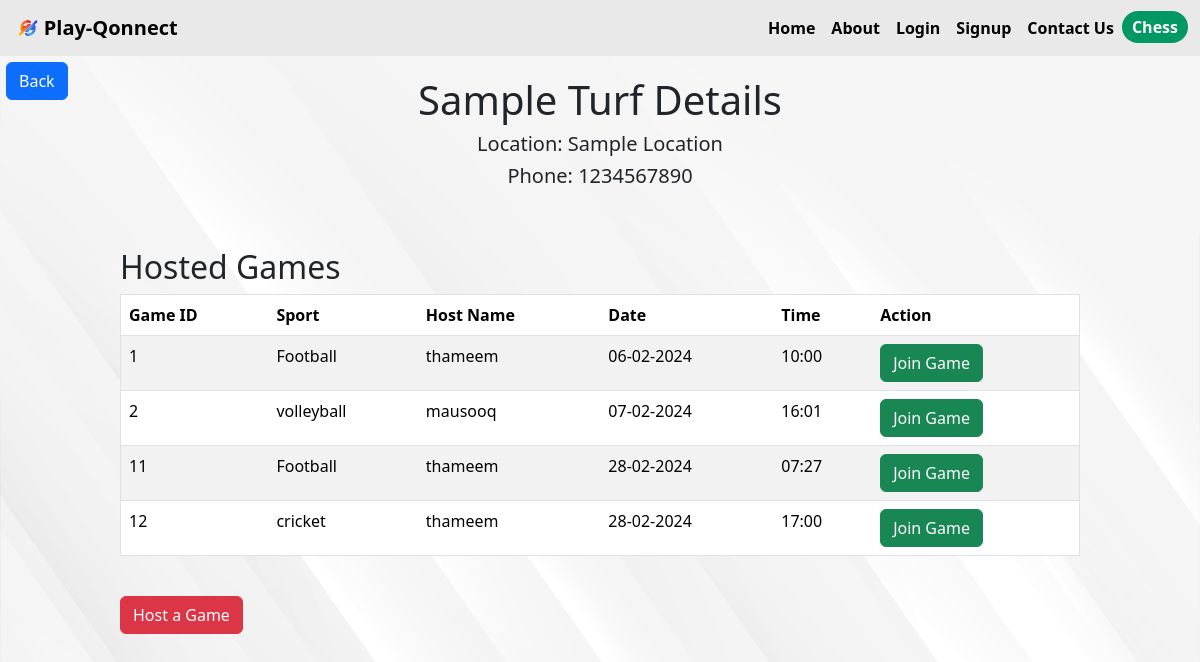
Screenshot of /turf/1 (signed in) with the database file from the repository.
### app.py (models this page shows)
class Turf(db.Model):
    id = db.Column(db.Integer, primary_key=True)
    turf_name = db.Column(db.String(255), nullable=False)
    turf_location = db.Column(db.String(255), nullable=False)
    turf_phone = db.Column(db.Integer, nullable=True)
    __table_args__ = (
        CheckConstraint('LENGTH(CAST(turf_phone AS TEXT)) = 10', name='valid_phone_length'),
    )
    games = db.relationship('Game', backref='turf', lazy=True)
    reviews = db.relationship('TurfReview', backref='turf', lazy=True)

class Game(db.Model):
    id = db.Column(db.Integer, primary_key=True)
    turf_id = db.Column(db.Integer, db.ForeignKey('turf.id'), nullable=False)
    host_name = db.Column(db.String(255), nullable=False)
    host_phone = db.Column(db.Integer, nullable=True)
    game_time = db.Column(db.DateTime, nullable=False)
    sports = db.Column(db.String(50), nullable=False)
    players = db.relationship('Player', backref='game', lazy=True)

### app.py (the view)
@app.route('/turf/<int:turf_id>', methods=['GET', 'POST'])
@login_required
def turf_detail(turf_id):
    turf = Turf.query.get_or_404(turf_id)
    hosted_games = turf.games
    return render_template('turf_detail.html', turf=turf, hosted_games=hosted_games)

### app.py (called while the page is built)
@login_manager.user_loader
def load_user(user_id):
    return User.query.get(int(user_id))

### templates/turf_detail.html (shortened to what this page needs)
{% extends 'layout.html' %} {% block title %} Turf Details {% endblock title %}
{% block body %}
<a
  class="btn btn-primary"
  style="margin: 0.5%"
  href="{{ url_for('dashboard') }}"
>
  Back
</a>
<div class="turfhead" style="margin-top: -2.5%">
  <h1>{{ turf.turf_name }} Details</h1>
  <h5>Location: {{ turf.turf_location }}</h5>
  <h5>Phone: {{ turf.turf_phone }}</h5>
</div>
<div class="turftab">
  {% if hosted_games|length==0 %}
  <div class="alert alert-dark" role="alert">
    No games found! Host a game now.
  </div>
  {% else %}
  <h2>Hosted Games</h2>
  <table border="1" class="table table-striped">
    <thead>
      <tr>
        <th>Game ID</th>
        <th>Sport</th>
        <th>Host Name</th>
        <th>Date</th>
        <th>Time</th>
        <th>Action</th>
      </tr>
    </thead>
    <tbody>
      {% for game in hosted_games %}
      <tr>
        <td>{{ game.id }}</td>
        <td>{{ game.sports }}</td>
        <td>{{ game.host_name }}</td>
        <td>{{ game.game_time.strftime('%d-%m-%Y') }}</td>
        <td>{{ game.game_time.strftime('%H:%M') }}</td>
        <td>
          <a
            class="btn btn-success"
            href="{{ url_for('join_game', turf_id=turf.id, game_id=game.id) }}"
            >Join Game</a
          >
        </td>
      </tr>
      {% endfor %}
    </tbody>
  </table>
  {% endif %}
  <br />
  {% if current_user.is_authenticated %}
  <a class="btn btn-danger" href="{{ url_for('host_game', turf_id=turf.id) }}"
    >Host a Game</a
  >
  {% endif %}
</div>
{% endblock body %}

### static/css/style.css (style rules this page uses)
html, body { overflow-x: hidden; }
body { background-image: url(../img/17580.jpg); background-size: 100% 180%; background-repeat: no-repeat; object-fit: cover; scroll-behavior: smooth; }
.turftab { width: 80%; margin: auto; margin-top: 5%; }
.turfhead { text-align: center; }

### rows the page displays
Turf: turf_name "Sample Turf", turf_location "Sample Location", turf_phone "1234567890"
Game: id "1", sports "Football", host_name "thameem", game_time "06-02-2024", game_time "10:00"
Game: id "2", sports "volleyball", host_name "mausooq", game_time "07-02-2024", game_time "16:01"
Game: id "11", sports "Football", host_name "thameem", game_time "28-02-2024", game_time "07:27"
Game: id "12", sports "cricket", host_name "thameem", game_time "28-02-2024", game_time "17:00"
